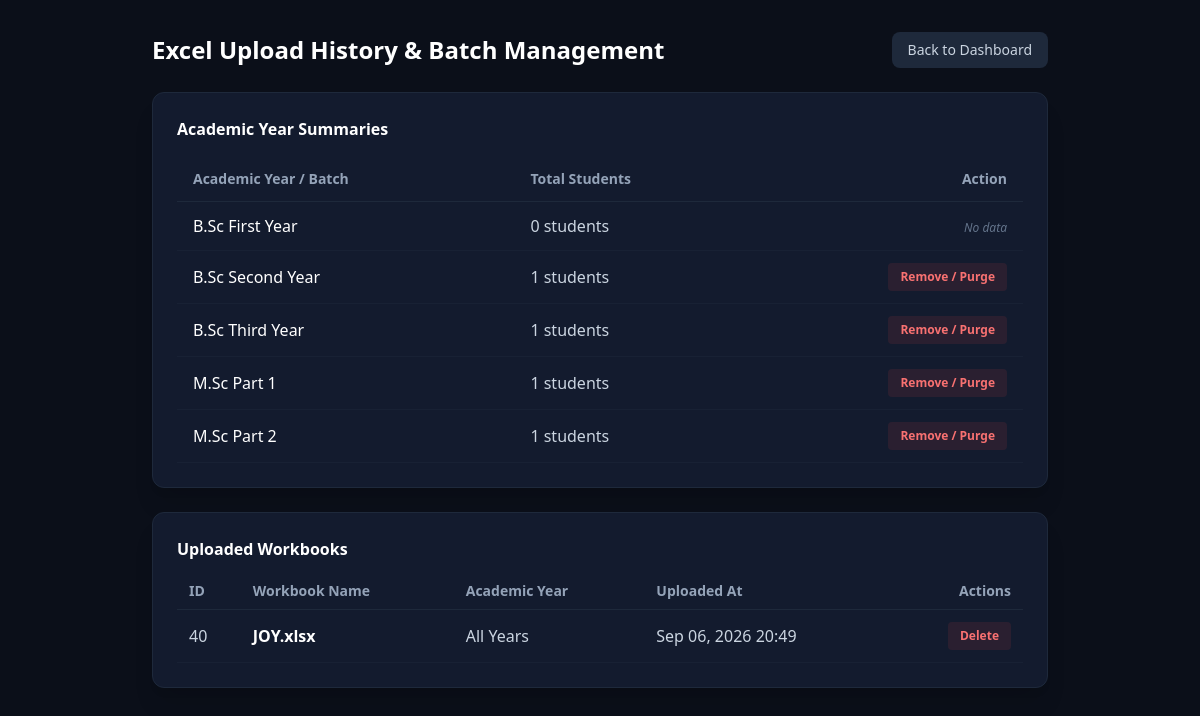
Before: /upload-history/ (signed in) with the older database file.
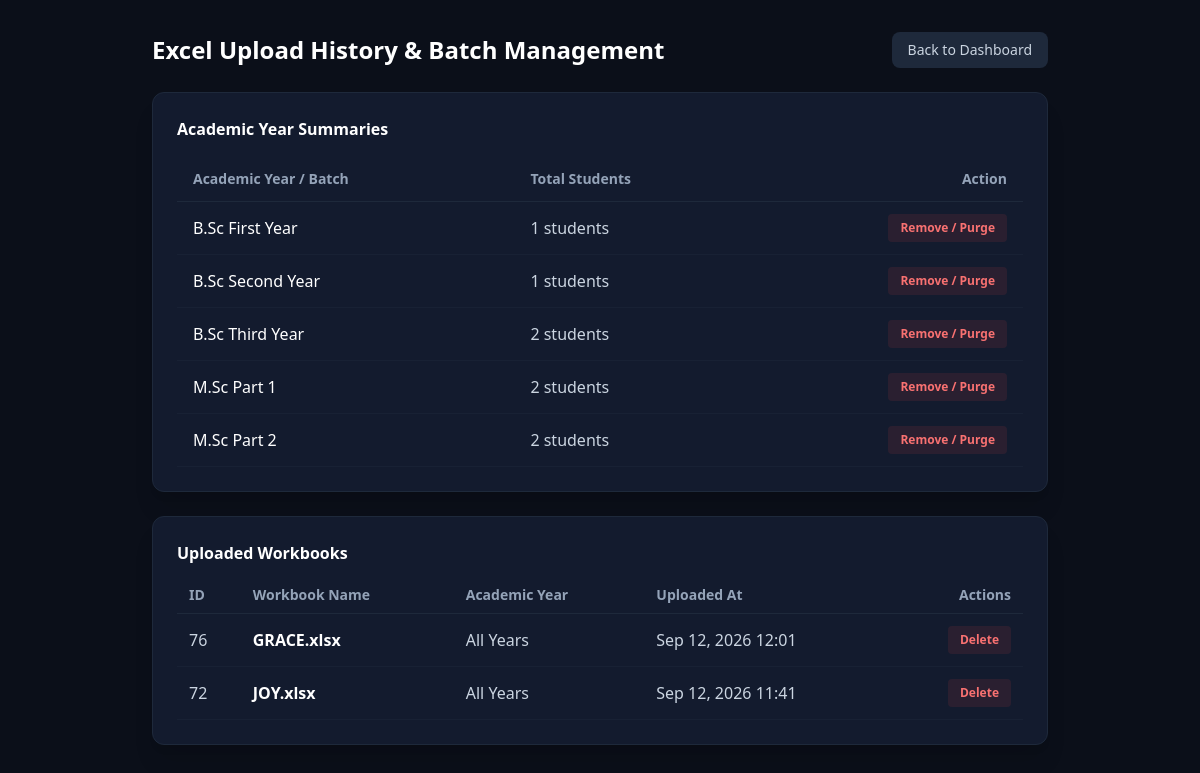
After: the same page with the newer database file.
### students/models.py (models this page shows, shortened)
class ExcelBatch(models.Model):
    filename = models.CharField(max_length=255)
    file = models.FileField(upload_to=get_pure_filename, null=True, blank=True)
    academic_year = models.CharField(max_length=50, blank=True, null=True)
    uploaded_by = models.ForeignKey(User, on_delete=models.SET_NULL, null=True, blank=True)
    uploaded_at = models.DateTimeField(auto_now_add=True)
    record_count = models.IntegerField(null=True, blank=True)

### students/views.py (the view)
# urls.py: path('upload-history/', views.upload_history, name='upload_history'),
@login_required
def upload_history(request):
    if _is_student_role(request.user):
        messages.error(request, "Access denied.")
        return redirect('students:student_dashboard')
    year_summaries = []
    for year_code, year_label in YEAR_CHOICES:
        count = Student.objects.filter(year=year_code).count()
        year_summaries.append({
            'code': year_code,
            'label': year_label,
            'student_count': count
        })
    excel_batches = ExcelBatch.objects.all().order_by('-uploaded_at')
    return render(request, 'students/upload_history.html', {
        'year_summaries': year_summaries,
        'excel_batches': excel_batches,
    })

### students/views.py (called while the page is built)
def _get_profile(user):
    if not user or not getattr(user, 'is_authenticated', False):
        return None
    return getattr(user, 'userprofile', None) or getattr(user, 'profile', None)

def _is_student_role(user):
    profile = _get_profile(user)
    return bool(profile and getattr(profile, 'role', None) == getattr(UserProfile.Role, 'STUDENT', 'STUDENT'))

### students/templates/students/upload_history.html (shortened to what the changed rows need)
<!DOCTYPE html>
<html lang="en">
<head>
    <script src="https://cdn.tailwindcss.com"></script>
</head>
<body class="bg-[#0b0f19] text-slate-200 font-sans p-8">
<div class="max-w-4xl mx-auto">
    <div class="flex justify-between items-center mb-6">
        <h1 class="text-2xl font-bold text-white">Excel Upload History & Batch Management</h1>
    </div>
    <div class="bg-[#131b2e] border border-[#1e293b] rounded-xl p-6 shadow-xl mb-6">
        <h2 class="text-white font-semibold mb-4">Academic Year Summaries</h2>
        <table class="w-full text-left border-collapse">
            <thead>
                <tr class="border-b border-slate-800 text-slate-400 text-sm">
                    <th class="py-3 px-4">Academic Year / Batch</th>
                    <th class="py-3 px-4">Total Students</th>
                    <th class="py-3 px-4 text-right">Action</th>
                </tr>
            </thead>
            <tbody>
                {% for item in year_summaries %}
                <tr class="border-b border-slate-800/50 hover:bg-slate-800/30">
                    <td class="py-3 px-4 font-medium text-white">{{ item.label }}</td>
                    <td class="py-3 px-4 text-slate-300">{{ item.student_count }} students</td>
                    <td class="py-3 px-4 text-right">
                        {% if item.student_count > 0 %}
                        <form action="{% url 'students:delete_year_data' item.code %}" method="POST" class="inline" onsubmit="return confirm('Are you sure you want to delete all data for {{ item.label }}?');">
                            <button type="submit" class="bg-red-500/10 text-red-400 hover:bg-red-500 hover:text-white px-3 py-1.5 rounded text-xs font-semibold transition">
                                Remove / Purge
                            </button>
                        </form>
                        {% else %}
                        <span class="text-slate-500 text-xs italic">No data</span>
                        {% endif %}
                    </td>
                </tr>
                {% empty %}
                <tr><td colspan="3" class="py-6 text-center text-slate-500">No academic year summaries available.</td></tr>
                {% endfor %}
            </tbody>
        </table>
    </div>
    <div class="card mt-4 bg-[#131b2e] border border-[#1e293b] rounded-xl p-6 shadow-xl">
        <div class="card-body">
            {% if excel_batches %}
                <div class="overflow-x-auto">
                    <table class="min-w-full text-left border-collapse">
                        <thead>
                            <tr class="text-slate-400 text-sm border-b border-slate-800">
                                <th class="py-2 px-3">ID</th>
                                <th class="py-2 px-3">Workbook Name</th>
                                <th class="py-2 px-3">Academic Year</th>
                                <th class="py-2 px-3">Uploaded At</th>
                                <th class="py-2 px-3 text-right">Actions</th>
                            </tr>
                        </thead>
                        <tbody>
                            {% for batch in excel_batches %}
                                <tr class="border-b border-slate-800/50 hover:bg-slate-800/30">
                                    <td class="py-3 px-3 text-slate-300">{{ batch.id }}</td>
                                    <td class="py-3 px-3">
                                   <strong class="text-white">
                                    {{ batch.file.name|cut:"excel_batches/"|default:batch.filename }}
                                    </strong>
                                     </td>
                                    <td class="py-3 px-3 text-slate-300">{{ batch.academic_year|default:"All Years" }}</td>
                                    <td class="py-3 px-3 text-slate-300">{{ batch.uploaded_at|date:"M d, Y H:i" }}</td>
                                    <td class="py-3 px-3 text-right">
                                        <form method="POST" action="{% url 'students:delete_excel_batch' batch.id %}" onsubmit="return confirm('Are you sure you want to delete {{ batch.filename }}?');" style="display:inline;">
                                            <button type="submit" class="bg-red-500/10 text-red-400 hover:bg-red-500 hover:text-white px-3 py-1.5 rounded text-xs font-semibold transition">
                                                Delete
                                            </button>
                                        </form>
                                    </td>
                                </tr>
                            {% endfor %}
                        </tbody>
                    </table>
                </div>
            {% else %}
                <p class="text-slate-400">No Excel workbooks uploaded yet.</p>
            {% endif %}
        </div>
    </div>
</div>
</body>
</html>

Changed rows visible on the page:
removed ExcelBatch: id "40", file.name "JOY.xlsx", academic_year "All Years", uploaded_at "Sep 06, 2026 20:49"
added ExcelBatch: id "76", file.name "GRACE.xlsx", academic_year "All Years", uploaded_at "Sep 12, 2026 12:01"
added ExcelBatch: id "72", file.name "JOY.xlsx", academic_year "All Years", uploaded_at "Sep 12, 2026 11:41"
Other visible differences:
new list line: "B.Sc First Year 1 students Remove / Purge"
new list line: "B.Sc Third Year 2 students Remove / Purge"
new list line: "M.Sc Part 1 2 students Remove / Purge"
new list line: "M.Sc Part 2 2 students Remove / Purge"
list line gone: "B.Sc First Year 0 students No data"
list line gone: "B.Sc Third Year 1 students Remove / Purge"
list line gone: "M.Sc Part 1 1 students Remove / Purge"
list line gone: "M.Sc Part 2 1 students Remove / Purge"
